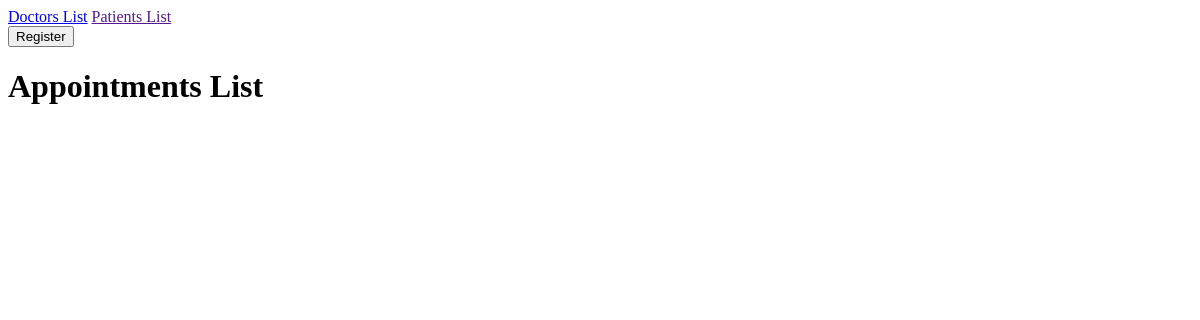
Page /appointments/ on the earlier database version.
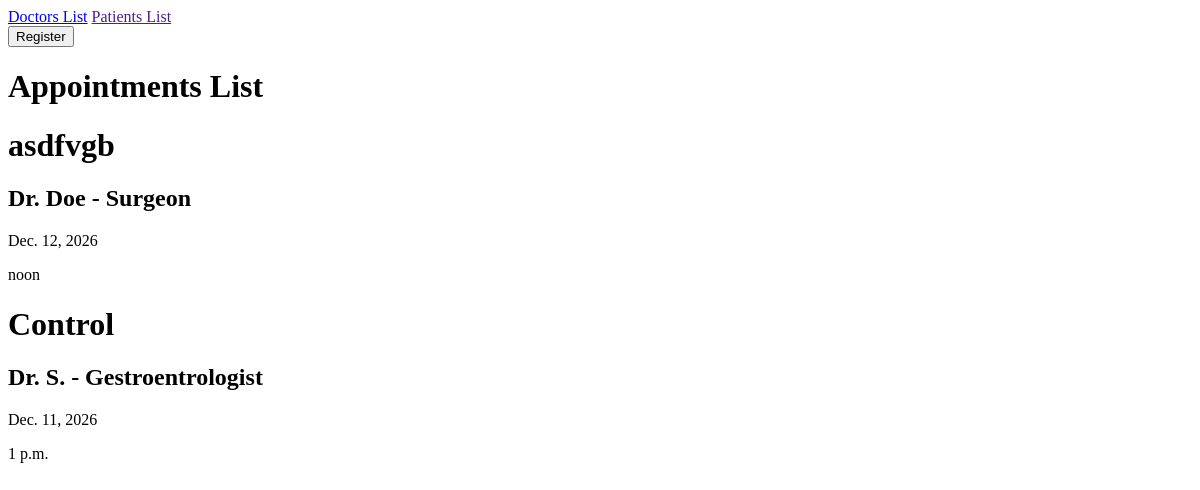
Same page on the later database version.
### appointments/models.py (models this page shows, shortened)
class Appointment(models.Model):
   doctor = models.ForeignKey(Doctor, on_delete = models.CASCADE, related_name= 'appointments')
   patient = models.ForeignKey(Patient, on_delete = models.CASCADE, related_name= 'appointments')
   date = models.DateField()
   time = models.TimeField()
   title = models.CharField(max_length=150)
   reason = models.TextField()
   created_at = models.DateTimeField(auto_now_add=True)
   updated_at = models.DateTimeField(auto_now=True)

### doctors/models.py (models this page shows)
class Doctor(models.Model):
   user = models.OneToOneField(
      User,
      on_delete=models.CASCADE,
      related_name='doctor_profile'
   )
   name = models.CharField(max_length=100)
   years_of_experience = models.IntegerField()
   speciality = models.CharField(max_length=100)
   bio = models.TextField()
   def __str__(self):
      return f"Dr. {self.user.last_name} - {self.speciality}"

### appointments/views.py (the view)
# urls.py: path('', views.appointments_list, name='appointments_list'),
def appointments_list(request):
    appointments = Appointment.objects.all()
    return render(request,"appointments/appointments_list.html",{ "appointments": appointments })

### appointments/templates/appointments/appointments_list.html
{% extends "master.html" %} {% block title %} Appointments list {% endblock%}
{%block content %}<a href="{% url 'appointment_form'%}">
  <button>Register</button>
</a>
<h1>Appointments List</h1>
{% for appointment in appointments %}
<h1>{{ appointment.title }}</h1>
<h2>{{ appointment.doctor }}</h2>
<p>{{ appointment.date }}</p>
<p>{{ appointment.time}}</p>
{% endfor %} {% endblock %}

### doctors/templates/doctors/master.html (shortened to what this page needs)
<!DOCTYPE html>
<html>
  <head>
  </head>
  <body>
    <nav>
      <a href="{% url 'doctors_list' %}">Doctors List</a>
      <a href="">Patients List</a>
    </nav>
    {% block content %} {% endblock %}
  </body>
</html>

Differences in the rows shown:
added Appointment: title "asdfvgb", doctor "Dr. Doe - Surgeon", date "Dec. 12, 2026", time "noon"
added Appointment: title "Control", doctor "Dr. S. - Gestroentrologist", date "Dec. 11, 2026", time "1 p.m."
